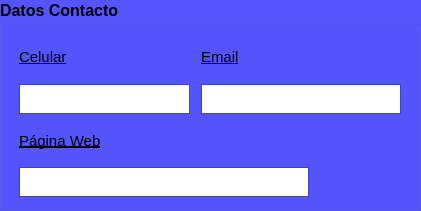
    <widget class="QGroupBox" name="groupBox_8">
     <property name="geometry">
      <rect>
       <x>18</x>
       <y>342</y>
       <width>421</width>
       <height>211</height>
      </rect>
     </property>
     <property name="minimumSize">
      <size>
       <width>421</width>
       <height>211</height>
      </size>
     </property>
     <property name="maximumSize">
      <size>
       <width>421</width>
       <height>211</height>
      </size>
     </property>
     <property name="palette">
      <palette>
       <active>
        <colorrole role="WindowText">
         <brush brushstyle="SolidPattern">
          <color alpha="255">
           <red>0</red>
           <green>0</green>
           <blue>0</blue>
          </color>
         </brush>
        </colorrole>
        <colorrole role="Button">
         <brush brushstyle="SolidPattern">
          <color alpha="255">
           <red>85</red>
           <green>85</green>
           <blue>255</blue>
          </color>
         </brush>
        </colorrole>
        <colorrole role="Light">
         <brush brushstyle="SolidPattern">
          <color alpha="255">
           <red>212</red>
           <green>212</green>
           <blue>255</blue>
          </color>
         </brush>
        </colorrole>
        <colorrole role="Midlight">
         <brush brushstyle="SolidPattern">
          <color alpha="255">
           <red>148</red>
           <green>148</green>
           <blue>255</blue>
          </color>
         </brush>
        </colorrole>
        <colorrole role="Dark">
         <brush brushstyle="SolidPattern">
          <color alpha="255">
           <red>42</red>
           <green>42</green>
           <blue>127</blue>
          </color>
         </brush>
        </colorrole>
        <colorrole role="Mid">
         <brush brushstyle="SolidPattern">
          <color alpha="255">
           <red>57</red>
           <green>57</green>
           <blue>170</blue>
          </color>
         </brush>
        </colorrole>
        <colorrole role="Text">
         <brush brushstyle="SolidPattern">
          <color alpha="255">
           <red>0</red>
           <green>0</green>
           <blue>0</blue>
          </color>
         </brush>
        </colorrole>
        <colorrole role="BrightText">
         <brush brushstyle="SolidPattern">
          <color alpha="255">
           <red>255</red>
           <green>255</green>
           <blue>255</blue>
          </color>
         </brush>
        </colorrole>
        <colorrole role="ButtonText">
         <brush brushstyle="SolidPattern">
          <color alpha="255">
           <red>0</red>
           <green>0</green>
           <blue>0</blue>
          </color>
         </brush>
        </colorrole>
        <colorrole role="Base">
         <brush brushstyle="SolidPattern">
          <color alpha="255">
           <red>255</red>
           <green>255</green>
           <blue>255</blue>
          </color>
         </brush>
        </colorrole>
        <colorrole role="Window">
         <brush brushstyle="SolidPattern">
          <color alpha="255">
           <red>85</red>
           <green>85</green>
           <blue>255</blue>
          </color>
         </brush>
        </colorrole>
        <colorrole role="Shadow">
         <brush brushstyle="SolidPattern">
          <color alpha="255">
           <red>0</red>
           <green>0</green>
           <blue>0</blue>
          </color>
         </brush>
        </colorrole>
        <colorrole role="AlternateBase">
         <brush brushstyle="SolidPattern">
          <color alpha="255">
           <red>170</red>
           <green>170</green>
           <blue>255</blue>
          </color>
         </brush>
        </colorrole>
        <colorrole role="ToolTipBase">
         <brush brushstyle="SolidPattern">
          <color alpha="255">
           <red>255</red>
           <green>255</green>
           <blue>220</blue>
          </color>
         </brush>
        </colorrole>
        <colorrole role="ToolTipText">
         <brush brushstyle="SolidPattern">
          <color alpha="255">
           <red>0</red>
           <green>0</green>
           <blue>0</blue>
          </color>
         </brush>
        </colorrole>
        <colorrole role="PlaceholderText">
         <brush brushstyle="SolidPattern">
          <color alpha="128">
           <red>0</red>
           <green>0</green>
           <blue>0</blue>
          </color>
         </brush>
        </colorrole>
       </active>
       <inactive>
        <colorrole role="WindowText">
         <brush brushstyle="SolidPattern">
          <color alpha="255">
           <red>0</red>
           <green>0</green>
           <blue>0</blue>
          </color>
         </brush>
        </colorrole>
        <colorrole role="Button">
         <brush brushstyle="SolidPattern">
          <color alpha="255">
           <red>85</red>
           <green>85</green>
           <blue>255</blue>
          </color>
         </brush>
        </colorrole>
        <colorrole role="Light">
         <brush brushstyle="SolidPattern">
          <color alpha="255">
           <red>212</red>
           <green>212</green>
           <blue>255</blue>
          </color>
         </brush>
        </colorrole>
        <colorrole role="Midlight">
         <brush brushstyle="SolidPattern">
          <color alpha="255">
           <red>148</red>
           <green>148</green>
           <blue>255</blue>
          </color>
         </brush>
        </colorrole>
        <colorrole role="Dark">
         <brush brushstyle="SolidPattern">
          <color alpha="255">
           <red>42</red>
           <green>42</green>
           <blue>127</blue>
          </color>
         </brush>
        </colorrole>
        <colorrole role="Mid">
         <brush brushstyle="SolidPattern">
          <color alpha="255">
           <red>57</red>
           <green>57</green>
           <blue>170</blue>
          </color>
         </brush>
        </colorrole>
        <colorrole role="Text">
         <brush brushstyle="SolidPattern">
          <color alpha="255">
           <red>0</red>
           <green>0</green>
           <blue>0</blue>
          </color>
         </brush>
        </colorrole>
        <colorrole role="BrightText">
         <brush brushstyle="SolidPattern">
          <color alpha="255">
           <red>255</red>
           <green>255</green>
           <blue>255</blue>
          </color>
         </brush>
        </colorrole>
        <colorrole role="ButtonText">
         <brush brushstyle="SolidPattern">
          <color alpha="255">
           <red>0</red>
           <green>0</green>
           <blue>0</blue>
          </color>
         </brush>
        </colorrole>
        <colorrole role="Base">
         <brush brushstyle="SolidPattern">
          <color alpha="255">
           <red>255</red>
           <green>255</green>
           <blue>255</blue>
          </color>
         </brush>
        </colorrole>
        <colorrole role="Window">
         <brush brushstyle="SolidPattern">
          <color alpha="255">
           <red>85</red>
           <green>85</green>
           <blue>255</blue>
          </color>
         </brush>
        </colorrole>
        <colorrole role="Shadow">
         <brush brushstyle="SolidPattern">
          <color alpha="255">
           <red>0</red>
           <green>0</green>
           <blue>0</blue>
          </color>
         </brush>
        </colorrole>
        <colorrole role="AlternateBase">
         <brush brushstyle="SolidPattern">
          <color alpha="255">
           <red>170</red>
           <green>170</green>
           <blue>255</blue>
          </color>
         </brush>
        </colorrole>
        <colorrole role="ToolTipBase">
         <brush brushstyle="SolidPattern">
          <color alpha="255">
           <red>255</red>
           <green>255</green>
           <blue>220</blue>
          </color>
         </brush>
        </colorrole>
        <colorrole role="ToolTipText">
         <brush brushstyle="SolidPattern">
          <color alpha="255">
           <red>0</red>
           <green>0</green>
           <blue>0</blue>
          </color>
         </brush>
        </colorrole>
        <colorrole role="PlaceholderText">
         <brush brushstyle="SolidPattern">
          <color alpha="128">
           <red>0</red>
           <green>0</green>
           <blue>0</blue>
          </color>
         </brush>
        </colorrole>
       </inactive>
       <disabled>
        <colorrole role="WindowText">
         <brush brushstyle="SolidPattern">
          <color alpha="255">
           <red>42</red>
           <green>42</green>
           <blue>127</blue>
          </color>
         </brush>
        </colorrole>
        <colorrole role="Button">
         <brush brushstyle="SolidPattern">
          <color alpha="255">
           <red>85</red>
           <green>85</green>
           <blue>255</blue>
          </color>
         </brush>
        </colorrole>
        <colorrole role="Light">
         <brush brushstyle="SolidPattern">
          <color alpha="255">
           <red>212</red>
           <green>212</green>
           <blue>255</blue>
          </color>
         </brush>
        </colorrole>
        <colorrole role="Midlight">
         <brush brushstyle="SolidPattern">
          <color alpha="255">
           <red>148</red>
           <green>148</green>
           <blue>255</blue>
          </color>
         </brush>
        </colorrole>
        <colorrole role="Dark">
         <brush brushstyle="SolidPattern">
          <color alpha="255">
           <red>42</red>
           <green>42</green>
           <blue>127</blue>
          </color>
         </brush>
        </colorrole>
        <colorrole role="Mid">
         <brush brushstyle="SolidPattern">
          <color alpha="255">
           <red>57</red>
           <green>57</green>
           <blue>170</blue>
          </color>
         </brush>
        </colorrole>
        <colorrole role="Text">
         <brush brushstyle="SolidPattern">
          <color alpha="255">
           <red>42</red>
           <green>42</green>
           <blue>127</blue>
          </color>
         </brush>
        </colorrole>
        <colorrole role="BrightText">
         <brush brushstyle="SolidPattern">
          <color alpha="255">
           <red>255</red>
           <green>255</green>
           <blue>255</blue>
          </color>
         </brush>
        </colorrole>
        <colorrole role="ButtonText">
         <brush brushstyle="SolidPattern">
          <color alpha="255">
           <red>42</red>
           <green>42</green>
           <blue>127</blue>
          </color>
         </brush>
        </colorrole>
        <colorrole role="Base">
         <brush brushstyle="SolidPattern">
          <color alpha="255">
           <red>85</red>
           <green>85</green>
           <blue>255</blue>
          </color>
         </brush>
        </colorrole>
        <colorrole role="Window">
         <brush brushstyle="SolidPattern">
          <color alpha="255">
           <red>85</red>
           <green>85</green>
           <blue>255</blue>
          </color>
         </brush>
        </colorrole>
        <colorrole role="Shadow">
         <brush brushstyle="SolidPattern">
          <color alpha="255">
           <red>0</red>
           <green>0</green>
           <blue>0</blue>
          </color>
         </brush>
        </colorrole>
        <colorrole role="AlternateBase">
         <brush brushstyle="SolidPattern">
          <color alpha="255">
           <red>85</red>
           <green>85</green>
           <blue>255</blue>
          </color>
         </brush>
        </colorrole>
        <colorrole role="ToolTipBase">
         <brush brushstyle="SolidPattern">
          <color alpha="255">
           <red>255</red>
           <green>255</green>
           <blue>220</blue>
          </color>
         </brush>
        </colorrole>
        <colorrole role="ToolTipText">
         <brush brushstyle="SolidPattern">
          <color alpha="255">
           <red>0</red>
           <green>0</green>
           <blue>0</blue>
          </color>
         </brush>
        </colorrole>
        <colorrole role="PlaceholderText">
         <brush brushstyle="SolidPattern">
          <color alpha="128">
           <red>0</red>
           <green>0</green>
           <blue>0</blue>
          </color>
         </brush>
        </colorrole>
       </disabled>
      </palette>
     </property>
     <property name="font">
      <font>
       <pointsize>12</pointsize>
       <weight>75</weight>
       <bold>true</bold>
      </font>
     </property>
     <property name="cursor">
      <cursorShape>ArrowCursor</cursorShape>
     </property>
     <property name="autoFillBackground">
      <bool>true</bool>
     </property>
     <property name="title">
      <string>Datos Contacto</string>
     </property>
     <layout class="QGridLayout" name="gridLayout_9">
      <item row="0" column="0">
       <widget class="QLabel" name="label_21">
        <property name="font">
         <font>
          <pointsize>11</pointsize>
          <weight>50</weight>
          <bold>false</bold>
          <underline>true</underline>
         </font>
        </property>
        <property name="text">
         <string>Celular</string>
        </property>
       </widget>
      </item>
      <item row="0" column="1">
       <widget class="QLabel" name="label_22">
        <property name="font">
         <font>
          <pointsize>11</pointsize>
          <weight>50</weight>
          <bold>false</bold>
          <underline>true</underline>
         </font>
        </property>
        <property name="text">
         <string>Email</string>
        </property>
       </widget>
      </item>
      <item row="1" column="0">
       <widget class="QPlainTextEdit" name="plainTextEdit_18">
        <property name="maximumSize">
         <size>
          <width>171</width>
          <height>30</height>
         </size>
        </property>
       </widget>
      </item>
      <item row="1" column="1">
       <widget class="QPlainTextEdit" name="plainTextEdit_19">
        <property name="maximumSize">
         <size>
          <width>200</width>
          <height>30</height>
         </size>
        </property>
       </widget>
      </item>
      <item row="2" column="0">
       <widget class="QLabel" name="label_23">
        <property name="font">
         <font>
          <pointsize>11</pointsize>
          <weight>50</weight>
          <bold>false</bold>
          <underline>true</underline>
         </font>
        </property>
        <property name="text">
         <string>Página Web</string>
        </property>
       </widget>
      </item>
      <item row="3" column="0" colspan="2">
       <widget class="QPlainTextEdit" name="plainTextEdit_20">
        <property name="maximumSize">
         <size>
          <width>290</width>
          <height>30</height>
         </size>
        </property>
       </widget>
      </item>
     </layout>
    </widget>
